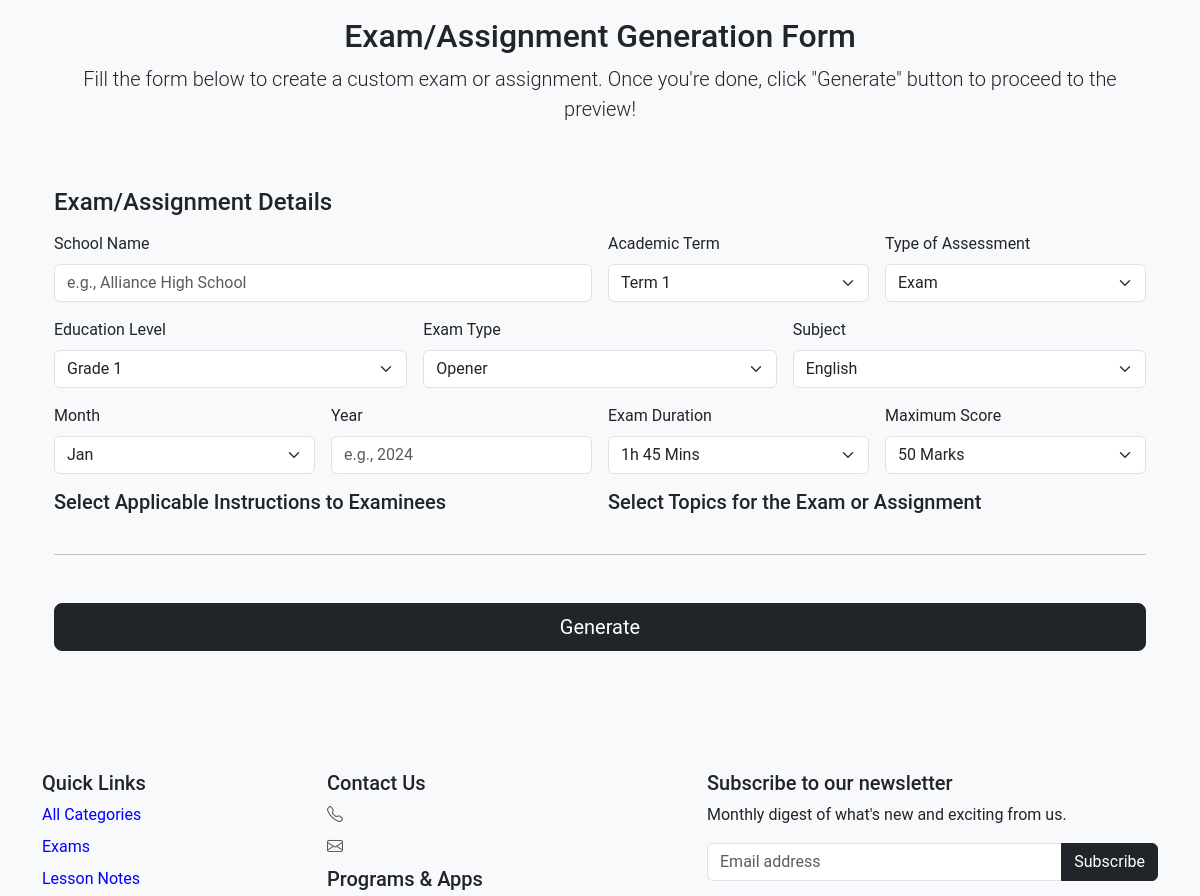
Before: /exam-generator/generate/ (middle part) with the older database file.
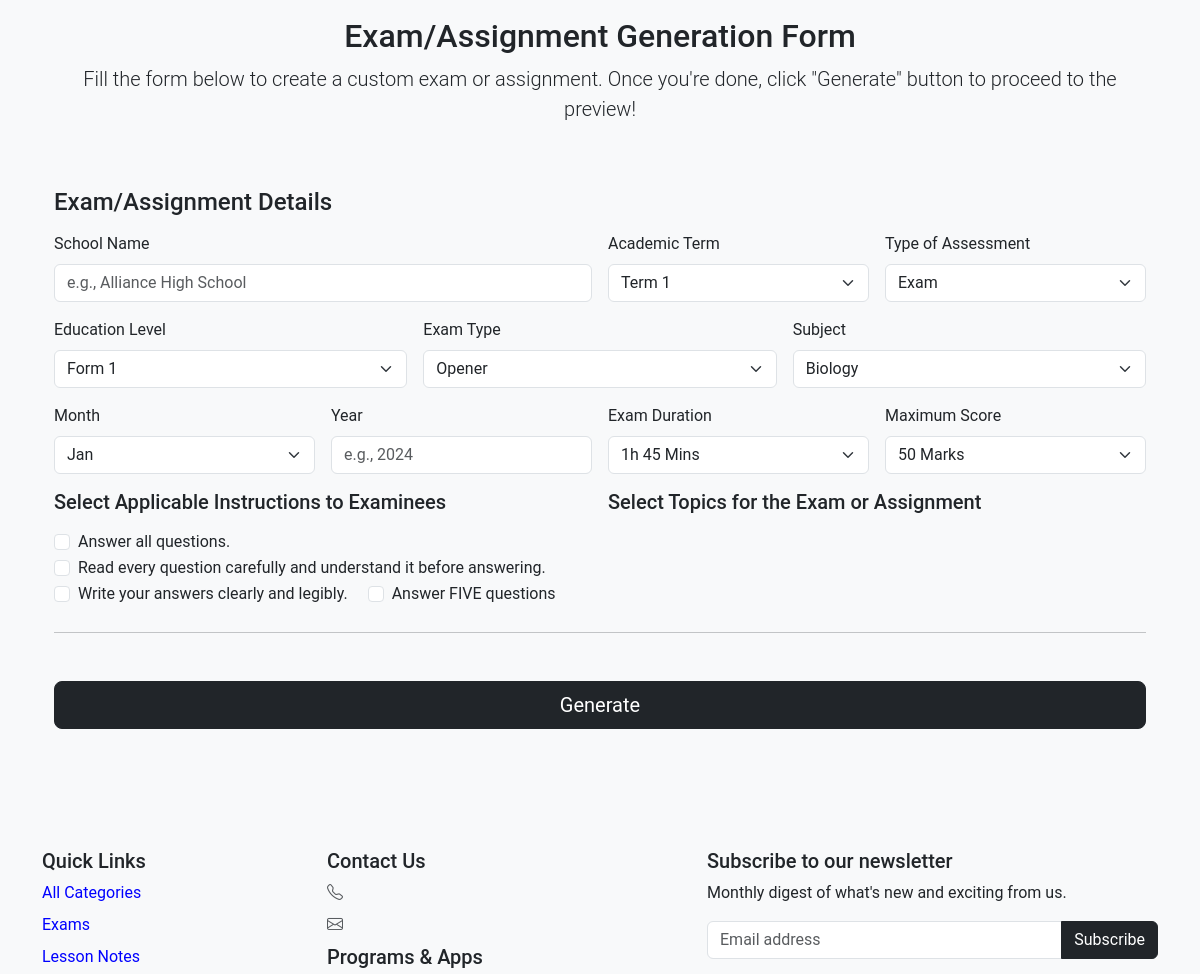
After: the same page with the newer database file.
### shop/models.py (models this page shows, shortened)
class Category(models.Model):
    name = models.CharField(max_length=100)
    slug = models.SlugField(unique=True, blank=True)
    created_at = models.DateTimeField(auto_now_add=True, null=True, blank=True)

### examgenerator/models.py (models this page shows, shortened)
class InstructionsToExaminees(models.Model):
    text = models.CharField(max_length=250)

### examgenerator/views.py (the view)
# urls.py: path('generate/', views.exam_generator_form, name='exam_generator_form'),
def exam_generator_form(request):
    categories_with_items = Category.objects.annotate(num_items=Count('shopitem')).filter(num_items__gt=0)
    menu_items = Category.objects.annotate(num_shopitems=Count('shopitem')).filter(num_shopitems__gt=0).order_by('-num_shopitems')[:5]
    brand = Brand.objects.last()
    subjects_with_items = Subject.objects.annotate(num_items=Count('shopitem'))
    education_levels_with_items = Education_Level.objects.annotate(num_items=Count('shopitem'))
    instructions_to_examinees = InstructionsToExaminees.objects.all()
    subjects = Subject.objects.exclude(name="ALL SUBJECTS").order_by('name')
    education_levels = Education_Level.objects.all().order_by('name')
    try:
        latest_link = SocialMediaLinks.objects.latest('pk')
    except SocialMediaLinks.DoesNotExist:
        latest_link = None
    context = {
        'categories_with_items': categories_with_items,
        'menu_items': menu_items,
        'brand': brand,
        'subjects_with_items': subjects_with_items,
        'education_levels_with_items': education_levels_with_items,
        'latest_link': latest_link,
        'instructions_to_examinees': instructions_to_examinees,
        'subjects': subjects,
        'education_levels': education_levels,
    }
    return render(request, 'exam_generator_form.html', context)

### examgenerator/templates/exam_generator_form.html (shortened to what this page needs)
{% load static %}
<!doctype html>
<html lang="en">
  <head>
    <link rel="stylesheet" href="{% static 'css/bootstrap.min.css' %}">
    <link rel="stylesheet" href="{% static 'css/bootstrap-icons.min.css' %}">
    <link rel="stylesheet" href="{% static 'css/styles.css' %}">
  </head>
  <body class="bg-body-tertiary">
    <div class="container my-5">
      <div id="exam_gen_form_container" class="container">
        <main>
          <div class="py-5 text-center">
            <h2>Exam/Assignment Generation Form</h2>
            <p class="lead">Fill the form below to create a custom exam or assignment. Once you're done, click "Generate" button to proceed to the preview!</p>
          </div>
          <div class="row g-5">
            <div class="col-md-12 col-lg-12">
              <h4 class="mb-3">Exam/Assignment Details</h4>
              <form id="exam_gen_form" class="form_needs-validation">
                <div class="row g-3">
                  <div class="col-sm-6">
                    <label for="school_name" class="form-label">School Name</label>
                    <input type="text" class="form-control" id="school_name" name="school_name" placeholder="e.g., Alliance High School" value="" required>
                  </div>
                  <div class="col-sm-3">
                    <label for="academic_term" class="form-label">Academic Term</label>
                    <select class="form-select" id="academic_term" name="academic_term" required>
                      <option value="Term 1">Term 1</option>
                    </select>
                  </div>
                  <div class="col-sm-3">
                    <label for="assessment_type" class="form-label">Type of Assessment</label>
                    <select class="form-select" id="assessment_type" name="assessment_type" required>
                      <option value="Exam">Exam</option>
                    </select>
                  </div>
                  <div class="col-sm-4">
                    <label for="education_level" class="form-label">Education Level</label>
                    <select class="form-select" id="education_level" name="education_level" required>
                      {% if education_levels %}
                        {% for e in education_levels %}
                        <option value="{{ e.id }}">{{ e.name }}</option>
                        {% endfor %}
                      {% endif %}
                    </select>
                  </div>
                  <div class="col-sm-4">
                    <label for="exam_type" class="form-label">Exam Type</label>
                    <select class="form-select" id="exam_type" name="exam_type" required>
                      <option value="Opener">Opener</option>
                    </select>
                  </div>
                  <div class="col-sm-4">
                    <label for="subjects" class="form-label">Subject</label>
                    <select class="form-select" id="subjects" name="subjects" required>
                      {% if subjects %}
                        {% for s in subjects %}
                      <option value="{{ s.id }}">{{ s.name }}</option>
                        {% endfor %}
                      {% endif %}
                    </select>
                  </div>
                  <div class="col-sm-3">
                    <label for="month" class="form-label">Month</label>
                    <select class="form-select" id="month" name="month" required>
                      <option value="Jan">Jan</option>
                    </select>
                  </div>
                  <div class="col-sm-3">
                    <label for="year" class="form-label">Year</label>
                    <input type="text" class="form-control" id="year" name="year" placeholder="e.g., 2024" value="" required>
                  </div>
                  <div class="col-sm-3">
                    <label for="exam_duration" class="form-label">Exam Duration</label>
                    <select class="form-select" id="exam_duration" name="exam_duration" required>
                      <option value="1h 45 Mins">1h 45 Mins</option>
                    </select>
                  </div>
                  <div class="col-sm-3">
                    <label for="max_score" class="form-label">Maximum Score</label>
                    <select class="form-select" id="max_score" name="max_score" required>
                      <option value="50">50 Marks</option>
                    </select>
                  </div>
                  <div class="col-md-6">
                    <h5 class="mb-3">Select Applicable Instructions to Examinees</h5>
                    <div id="instructions-container">
                      {% if instructions_to_examinees %}
                        {% for i in instructions_to_examinees %}
                        <div class="form-check form-check-inline">
                          <input class="form-check-input" type="checkbox" id="instructions{{ i.id }}" name="instructions" value="{{ i.id }}">
                          <label class="form-check-label" for="instructions{{ i.id }}">{{ i.text }}</label>
                        </div>
                        {% endfor %}
                      {% endif %}
                    </div>
                  </div>
                  <div class="col-md-6">
                    <h5 class="mb-3">Select Topics for the Exam or Assignment</h5>
                  </div>
                </div>
                <hr class="my-4">
                <button id="generate_exam_submit_btn" class="mt-4 mb-4 w-100 btn btn-dark btn-lg" type="submit">Generate</button>
              </form>
            </div>
          </div>
        </main>
      </div>
    </div>
    <div class="container">
      <footer class="py-5">
        <div class="row">
          <div class="col-12 col-md-3 mb-3">
            <h5>Quick Links</h5>
            <ul class="nav flex-column">
              <li class="nav-item mb-2">
                <a href="/categories/" style="text-decoration: none; color: blue;">All Categories</a>
              </li>
              {% for item in categories_with_items %}
              <li class="nav-item mb-2">
                <a href="/categories/{{ item.slug }}/" style="text-decoration: none; color: blue;">{{ item.name }}</a>
              </li>
              {% endfor %}
            </ul>
          </div>
          <div class="col-12 col-md-3 mb-3">
            <h5>Contact Us</h5>
            <ul class="nav flex-column">
              <li class="nav-item mb-2"><a href="tel:{{ brand.phone_number }}" class="nav-link p-0 text-body-secondary"><i class="bi bi-telephone"></i> {{ brand.phone_number }}</a></li>
              <li class="nav-item mb-2"><a href="mailto:{{ brand.email }}" class="nav-link p-0 text-body-secondary email-link"><i class="bi bi-envelope"></i> {{ brand.email }}</a></li>
            </ul>
            <h5>Programs & Apps</h5>
          </div>
          <div class="col-md-5 offset-md-1 mb-3 subscriber-creation-div">
            <h5>Subscribe to our newsletter</h5>
            <p>Monthly digest of what's new and exciting from us.</p>
            <div class="input-group">
                <input id="newsletterEmail" type="text" class="form-control" placeholder="Email address">
                <button id="subscribeButton" class="btn btn-dark">Subscribe</button>
            </div>
          </div>
        </div>
      </footer>
    </div>
  </body>
</html>

### staticfiles/css/styles.css (style rules this page uses)
body { font-family:'Roboto',sans-serif!important }
.nav-item a { color:#000;text-decoration:none }

Changed rows visible on the page:
added InstructionsToExaminees: text "Answer all questions."
added InstructionsToExaminees: text "Read every question carefully and understand it before answering."
added InstructionsToExaminees: text "Write your answers clearly and legibly."
added InstructionsToExaminees: text "Answer FIVE questions"
Other visible differences:
form field education_level: "Grade 1" → "Form 1"
form field subjects: "English" → "Biology"
